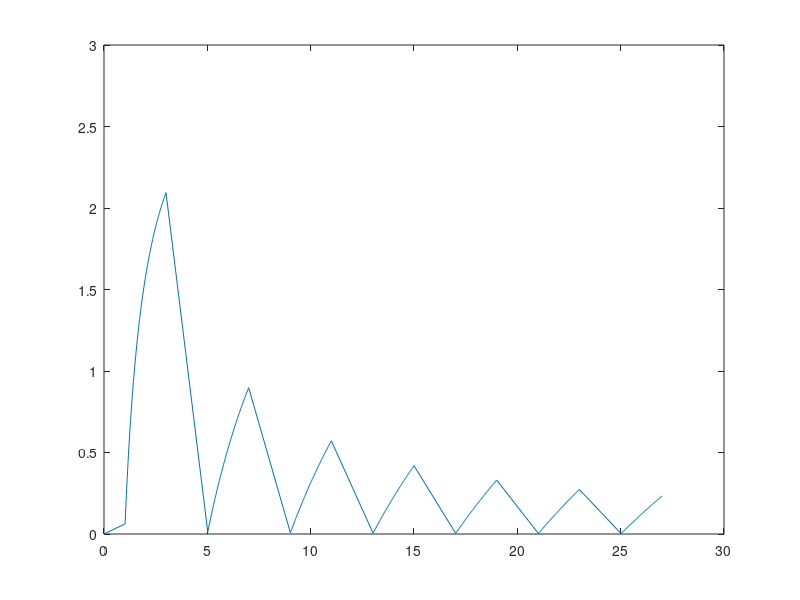

The MATLAB script that drew this image: (Note: this script raises an error after producing the figure.)
% Export directory
foldername = 'incoherent_state_dirac' ;
trial = 1; % Increase this

% Generate sample plot
is_fig = true;

% Roots to the incoherent state with dirac distribution

% Parameters
w0 = pi/2;
u_arr = linspace(0, pi, 100);
K = 6;
k_arr = -K:K;

tau_arr = zeros(size(k_arr));
g_arr = zeros(size(k_arr));

ind = 1;
for i=1:numel(u_arr)
    for j=1:numel(k_arr)
        tau = w0^(-1)*(u_arr(i) + pi/2 + 2*pi*k_arr(j));
        g = 2*u_arr(i) / tau;
        
        if (tau > 0) && (g > 0)
            tau_arr(ind) = tau;
            g_arr(ind) = g;
            ind = ind + 1;
        end
        
        if numel(tau_arr) <= ind
            tau_arr = cat(2, tau_arr, zeros(size(k_arr)));
            g_arr = cat(2, g_arr, zeros(size(k_arr)));
        end
    end 
end

% Sort
[~, ord_inds] = sort(tau_arr);
tau_arr = tau_arr(ord_inds);
g_arr = g_arr(ord_inds);

% PLOT

if is_fig
    figure;
    axis on;
    plot(tau_arr, g_arr);
    ylim([0,3]);
    yline(0);
    xline(0);
end